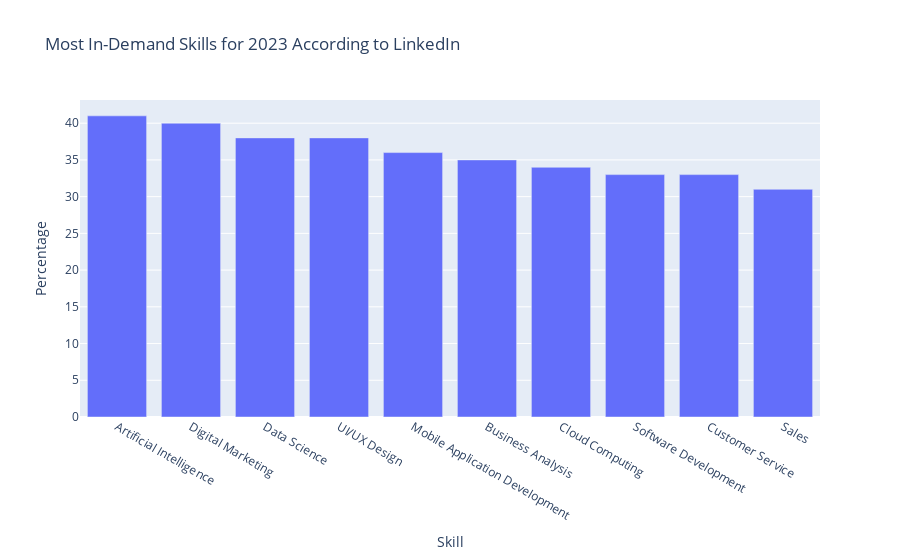

Notebook code for this chart:
### Code cell
# Display the chart
fig = go.Figure(data=data, layout=layout)
pyo.iplot(fig)

### Figure 1 — Plotly figure (JSON) as saved in the notebook; plotly's stock layout.template omitted (floating-point values rounded to 4 significant figures)
{"data": [{"type": "bar", "x": ["Artificial Intelligence", "Digital Marketing", "Data Science", "UI/UX Design", "Mobile Application Development", "Business Analysis", "Cloud Computing", "Software Development", "Customer Service", "Sales"], "y": [41, 40, 38, 38, 36, 35, 34, 33, 33, 31]}], "layout": {"title": {"text": "Most In-Demand Skills for 2023 According to LinkedIn"}, "xaxis": {"title": {"text": "Skill"}}, "yaxis": {"title": {"text": "Percentage"}}}}
